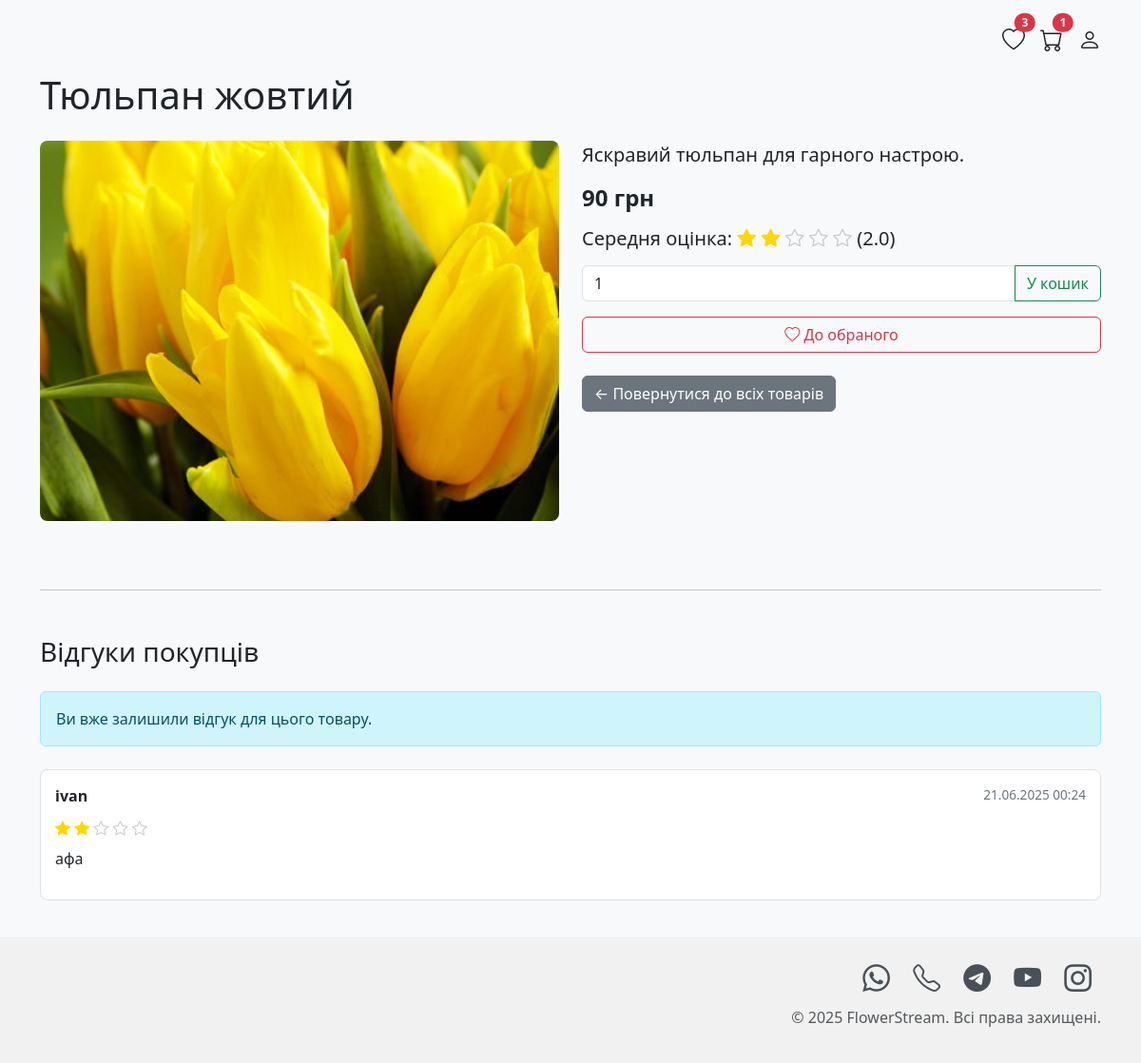
The page /product/2 (signed in) on the database its author committed.
### tables this page shows
CREATE TABLE products (
            id INTEGER PRIMARY KEY AUTOINCREMENT,
            name TEXT NOT NULL,
            description TEXT,
            price REAL NOT NULL,
            image_url TEXT
        );

CREATE TABLE reviews (
            id INTEGER PRIMARY KEY AUTOINCREMENT,
            product_id INTEGER NOT NULL,
            user_id INTEGER NOT NULL,
            rating INTEGER NOT NULL, -- Rating from 1 to 5
            comment TEXT,
            created_at TEXT DEFAULT CURRENT_TIMESTAMP,
            FOREIGN KEY (product_id) REFERENCES products (id) ON DELETE CASCADE,
            FOREIGN KEY (user_id) REFERENCES users (id) ON DELETE CASCADE,
            CONSTRAINT check_rating CHECK (rating >= 1 AND rating <= 5)
        );

CREATE TABLE users (
            id INTEGER PRIMARY KEY AUTOINCREMENT,
            username TEXT UNIQUE NOT NULL,
            password_hash TEXT NOT NULL,
            role TEXT NOT NULL DEFAULT 'user'
            );

### app/app.py (the view)
@app.route('/product/<int:product_id>')
def product_detail(product_id):
    user_logged_in = session.get('user_id') is not None
    flower = get_flower_by_id(product_id)
    if not flower:
        flash('Товар не знайдено.', 'danger')
        return redirect(url_for('home'))
    reviews = get_reviews_for_product(product_id)
    average_rating = get_average_rating_for_product(product_id)
    user_has_reviewed = False
    if user_logged_in:
        db = get_db_connection()
        cursor = db.execute("SELECT COUNT(*) FROM reviews WHERE user_id = ? AND product_id = ?",
                           (session.get('user_id'), product_id))
        if cursor.fetchone()[0] > 0:
            user_has_reviewed = True
    cart_count = sum(item['quantity'] for item in session.get('cart', [])) if user_logged_in else 0
    favorites = session.get('favorites', []) if user_logged_in else []
    return render_template('product_detail.html',
                           flower=flower,
                           reviews=reviews,
                           average_rating=average_rating,
                           user_logged_in=user_logged_in,
                           cart_count=cart_count,
                           favorites=favorites,
                           user_has_reviewed=user_has_reviewed)

### app/app.py (called while the page is built)
def get_db_connection():
    db = getattr(g, '_database', None)
    if db is None:
        if DATABASE is None:
            raise RuntimeError("Environment variable 'DATABASE' is not set. Check your .env file.")
        db = sqlite3.connect(DATABASE)
        db.row_factory = sqlite3.Row
    return db

@app.teardown_appcontext
def close_connection(exception):
    db = getattr(g, '_database', None)
    if db is not None:
        db.close()

def get_reviews_for_product(product_id):
    db = get_db_connection()
    cursor = db.execute("""
        SELECT r.id, r.rating, r.comment, r.created_at, u.username
        FROM reviews r
        JOIN users u ON r.user_id = u.id
        WHERE r.product_id = ?
        ORDER BY r.created_at DESC
    """, (product_id,))
    return cursor.fetchall()

def get_flower_by_id(flower_id):
    db = get_db_connection()
    cursor = db.execute("SELECT * FROM products WHERE id = ?", (flower_id,))
    return cursor.fetchone()

def get_average_rating_for_product(product_id):
    db = get_db_connection()
    cursor = db.execute("SELECT AVG(rating) FROM reviews WHERE product_id = ?", (product_id,))
    avg_rating = cursor.fetchone()[0]
    return round(avg_rating, 2) if avg_rating else 0.0

@app.template_filter('date')
def format_date(value, format="%Y"):
    if value == 'now':
        return datetime.datetime.now().strftime(format)
    elif isinstance(value, datetime.datetime):
        return value.strftime(format)
    try:
        dt_object = datetime.datetime.strptime(value, "%Y-%m-%d %H:%M:%S")
        return dt_object.strftime(format)
    except (TypeError, ValueError):
        return value

### app/templates/product_detail.html (shortened to what this page needs)
<!DOCTYPE html>
<html lang="uk">
<head>
    <link href="https://cdn.jsdelivr.net/npm/bootstrap@5.3.0/dist/css/bootstrap.min.css" rel="stylesheet">
    <link rel="stylesheet" href="https://cdn.jsdelivr.net/npm/bootstrap-icons@1.10.5/font/bootstrap-icons.css">
</head>
<body>
<div class="container py-4">
    <div class="d-flex justify-content-end align-items-center mb-3">
        <a href="{{ url_for('view_favorites') }}" class="text-dark me-3 position-relative" title="Улюблене">
            <i class="bi bi-heart fs-4"></i>
            {% set fav_count = favorites|length %}
            {% if fav_count > 0 %}
            <span class="position-absolute top-0 start-100 translate-middle badge rounded-pill bg-danger">
                {{ fav_count }}
            </span>
            {% endif %}
        </a>
        <a href="{{ url_for('view_cart') }}" class="text-dark me-3 position-relative" title="Кошик">
            <i class="bi bi-cart fs-4"></i>
            {% if cart_count > 0 %}
            <span class="position-absolute top-0 start-100 translate-middle badge rounded-pill bg-danger">
                {{ cart_count }}
            </span>
            {% endif %}
        </a>
        <a href="{{ url_for('profile') if user_logged_in else url_for('login') }}" class="text-dark" title="Кабінет">
                <i class="bi bi-person fs-4"></i>
        </a>
    </div>
    <h1 class="mb-4">{{ flower.name }}</h1>
    <div class="row">
        <div class="col-md-6 mb-4">
            <img src="{{ url_for('static', filename=flower.image_url.replace('static/', '')) if flower.image_url else 'https://placehold.co/600x400/cccccc/333333?text=No+Image' }}" class="product-image-detail" alt="{{ flower.name }}" onerror="this.onerror=null;this.src='https://placehold.co/600x400/cccccc/333333?text=No+Image';">
        </div>
        <div class="col-md-6 mb-4">
            <p class="lead">{{ flower.description }}</p>
            <p class="h4 fw-bold mb-3">
                {% if flower.price == flower.price | int %}
                    {{ flower.price | int }} грн
                {% else %}
                    {{ "%.2f"|format(flower.price) }} грн
                {% endif %}
            </p>
            <p class="h5 mb-3">Середня оцінка:
                {% if average_rating > 0 %}
                    <span class="star-rating">
                        {% for i in range(5) %}
                            {% if i < average_rating %}
                                <i class="bi bi-star-fill"></i>
                            {% else %}
                                <i class="bi bi-star"></i>
                            {% endif %}
                        {% endfor %}
                    </span>
                    ({{ average_rating }})
                {% else %}
                    Ще немає оцінок
                {% endif %}
            </p>
            <form method="POST" action="{{ url_for('add_to_cart', flower_id=flower.id) }}" class="mb-3">
                <div class="input-group">
                    <input type="number" name="quantity" class="form-control" value="1" min="1" aria-label="Кількість" aria-describedby="add-to-cart-button">
                    <button class="btn btn-outline-success" type="submit" id="add-to-cart-button">У кошик</button>
                </div>
            </form>
            <form method="POST" action="{{ url_for('add_to_favorites', flower_id=flower.id) }}">
                <button class="btn btn-outline-danger w-100">
                    <i class="bi bi-heart"></i> До обраного
                </button>
            </form>
            <p class="mt-4"><a href="{{ url_for('home') }}" class="btn btn-secondary">← Повернутися до всіх товарів</a></p>
        </div>
    </div>
    <hr class="my-5">
    <h3 class="mb-4">Відгуки покупців</h3>
    {% if user_logged_in and not user_has_reviewed %}
    <div class="card mb-4 p-4">
        <h4>Залишити свій відгук</h4>
        <form method="POST" action="{{ url_for('add_review', product_id=flower.id) }}">
            <div class="mb-3">
                <label for="rating" class="form-label">Оцінка (1-5 зірок):</label>
                <select class="form-select" id="rating" name="rating" required>
                    <option value="">Оберіть оцінку</option>
                    <option value="1">1 &#9733;</option>
                    <option value="2">2 &#9733;&#9733;</option>
                    <option value="3">3 &#9733;&#9733;&#9733;</option>
                    <option value="4">4 &#9733;&#9733;&#9733;&#9733;</option>
                    <option value="5">5 &#9733;&#9733;&#9733;&#9733;&#9733;</option>
                </select>
            </div>
            <div class="mb-3">
                <label for="comment" class="form-label">Ваш коментар:</label>
                <textarea class="form-control" id="comment" name="comment" rows="3" placeholder="Напишіть ваш коментар тут..."></textarea>
            </div>
            <button type="submit" class="btn btn-purple">Надіслати відгук</button>
        </form>
    </div>
    {% elif user_logged_in and user_has_reviewed %}
    <div class="alert alert-info" role="alert">
        Ви вже залишили відгук для цього товару.
    </div>
    {% else %}
    <div class="alert alert-info" role="alert">
        Будь ласка, <a href="{{ url_for('login') }}">увійдіть</a>, щоб залишити відгук.
    </div>
    {% endif %}
    <div class="reviews-list mt-4">
        {% if reviews %}
            {% for review in reviews %}
            <div class="review-card">
                <div class="review-header">
                    <span class="review-author">{{ review.username }}</span>
                    <span class="review-date">{{ review.created_at | date('%d.%m.%Y %H:%M') }}</span>
                </div>
                <div class="star-rating mb-2">
                    {% for i in range(5) %}
                        {% if i < review.rating %}
                            <i class="bi bi-star-fill"></i>
                        {% else %}
                            <i class="bi bi-star"></i>
                        {% endif %}
                    {% endfor %}
                </div>
                {% if review.comment %}
                    <p class="review-comment">{{ review.comment }}</p>
                {% else %}
                    <p class="text-muted">Коментар відсутній.</p>
                {% endif %}
            </div>
            {% endfor %}
        {% else %}
            <p class="text-muted">Для цього товару ще немає відгуків. Будьте першим, хто залишить відгук!</p>
        {% endif %}
    </div>
</div>
<footer class="footer mt-auto">
    <div class="container text-end">
        <div class="social-icons">
            <a href="https://wa.me/PHONE_NUMBER" target="_blank" title="WhatsApp"><i class="bi bi-whatsapp"></i></a>
            <a href="tel:PHONE_NUMBER" title="Телефон"><i class="bi bi-telephone"></i></a>
            <a href="https://t.me/tarassts" target="_blank" title="Telegram"><i class="bi bi-telegram"></i></a>
            <a href="https://www.youtube.com/YOUTUBE_CHANNEL" target="_blank" title="YouTube"><i class="bi bi-youtube"></i></a>
            <a href="https://www.instagram.com/INSTAGRAM_USERNAME" target="_blank" title="Instagram"><i class="bi bi-instagram"></i></a>
        </div>
        <p class="text-muted mt-2">&copy; {{ 'now' | date('%Y') }} FlowerStream. Всі права захищені.</p>
    </div>
</footer>
</body>
</html>

### app/templates/product_detail.html (style rules this page uses)
body { display: flex; flex-direction: column; min-height: 100vh; background-color: #f8f9fa; }
.container.py-4 { flex: 1; }
.bi { transition: color 0.2s ease; }
.footer { background-color: #f1f1f1; padding: 20px 0; text-align: center; border-top: 1px solid #e7e7e7; }
.social-icons a { font-size: 1.8rem; margin: 0 10px; color: #495057; transition: color 0.3s ease; }
.product-image-detail { width: 100%; height: 400px; object-fit: cover; border-radius: 8px; }
.star-rating .bi-star-fill { color: gold; }
.star-rating .bi-star { color: #ccc; }
.review-card { border: 1px solid #e0e0e0; border-radius: 8px; padding: 15px; margin-bottom: 15px; background-color: #fff; }
.review-header { display: flex; justify-content: space-between; align-items: center; margin-bottom: 10px; }
.review-author { font-weight: bold; }
.review-date { font-size: 0.85em; color: #6c757d; }

### rows shown on the page
products: name "Тюльпан жовтий", image_url (picture), description "Яскравий тюльпан для гарного настрою.", price "90"
reviews: username "ivan", rating 2 (drawn), comment "афа"

### other values the page prints
{{ fav_count }} "3"
{{ cart_count }} "1"
{{ average_rating }} "2.0"
